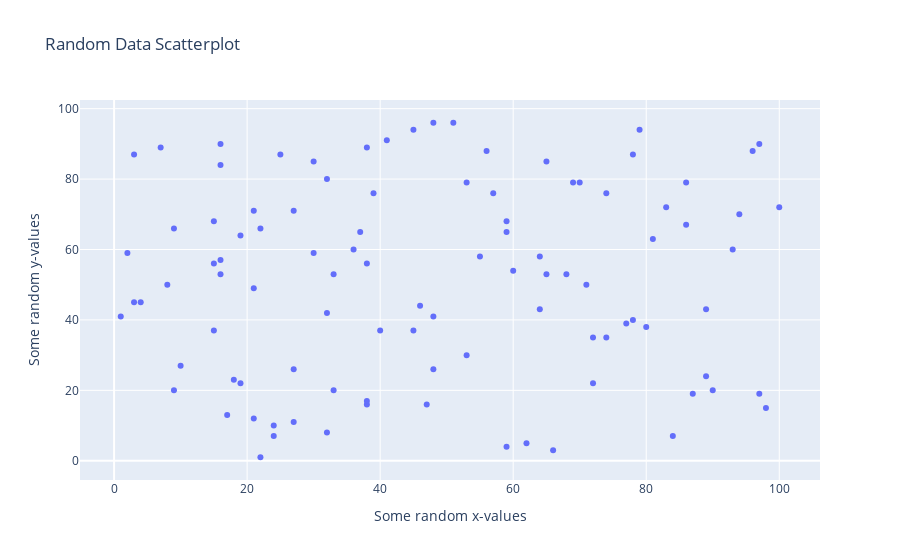

Notebook source saved alongside this figure:
### Code cell
# SCATTER PLOT
# 100 random integers from <1,100>
random_x = np.random.randint(1,101,100)
random_y = np.random.randint(1,101,100)

# create the data
data = [go.Scatter(
    x = random_x,
    y = random_y,
    mode = 'markers',
)]

# create the layout 
layout = go.Layout(
    title = 'Random Data Scatterplot', # Graph title
    xaxis = dict(title = 'Some random x-values'), # x-axis label
    yaxis = dict(title = 'Some random y-values'), # y-axis label
    hovermode ='closest' # handles multiple points landing on the same vertical
)

# create the figure
fig = go.Figure(data=data, layout=layout)
fig.show()

### Figure 1 — Plotly figure (JSON) as saved in the notebook; plotly's stock layout.template omitted (floating-point values rounded to 4 significant figures)
{"data": [{"mode": "markers", "type": "scatter", "x": [97, 70, 32, 38, 39, 27, 16, 68, 16, 72, 21, 97, 16, 81, 48, 64, 36, 96, 47, 10, 22, 48, 15, 59, 38, 100, 40, 84, 78, 30, 21, 45, 59, 90, 94, 15, 46, 69, 72, 21, 74, 38, 93, 65, 30, 41, 9, 59, 24, 51, 32, 77, 64, 16, 38, 66, 79, 89, 37, 57, 53, 98, 24, 86, 89, 87, 33, 2, 78, 55, 56, 83, 60, 45, 19, 4, 27, 19, 3, 86, 25, 53, 9, 15, 71, 8, 32, 22, 17, 74, 62, 80, 7, 65, 3, 1, 48, 27, 18, 33], "y": [19, 79, 80, 56, 76, 71, 57, 53, 53, 35, 49, 90, 84, 63, 96, 43, 60, 88, 16, 27, 66, 41, 56, 65, 16, 72, 37, 7, 40, 85, 71, 37, 68, 20, 70, 37, 44, 79, 22, 12, 76, 17, 60, 85, 59, 91, 66, 4, 7, 96, 8, 39, 58, 90, 89, 3, 94, 43, 65, 76, 30, 15, 10, 67, 24, 19, 53, 59, 87, 58, 88, 72, 54, 94, 64, 45, 26, 22, 45, 79, 87, 79, 20, 68, 50, 50, 42, 1, 13, 35, 5, 38, 89, 53, 87, 41, 26, 11, 23, 20]}], "layout": {"hovermode": "closest", "title": {"text": "Random Data Scatterplot"}, "xaxis": {"title": {"text": "Some random x-values"}}, "yaxis": {"title": {"text": "Some random y-values"}}}}
